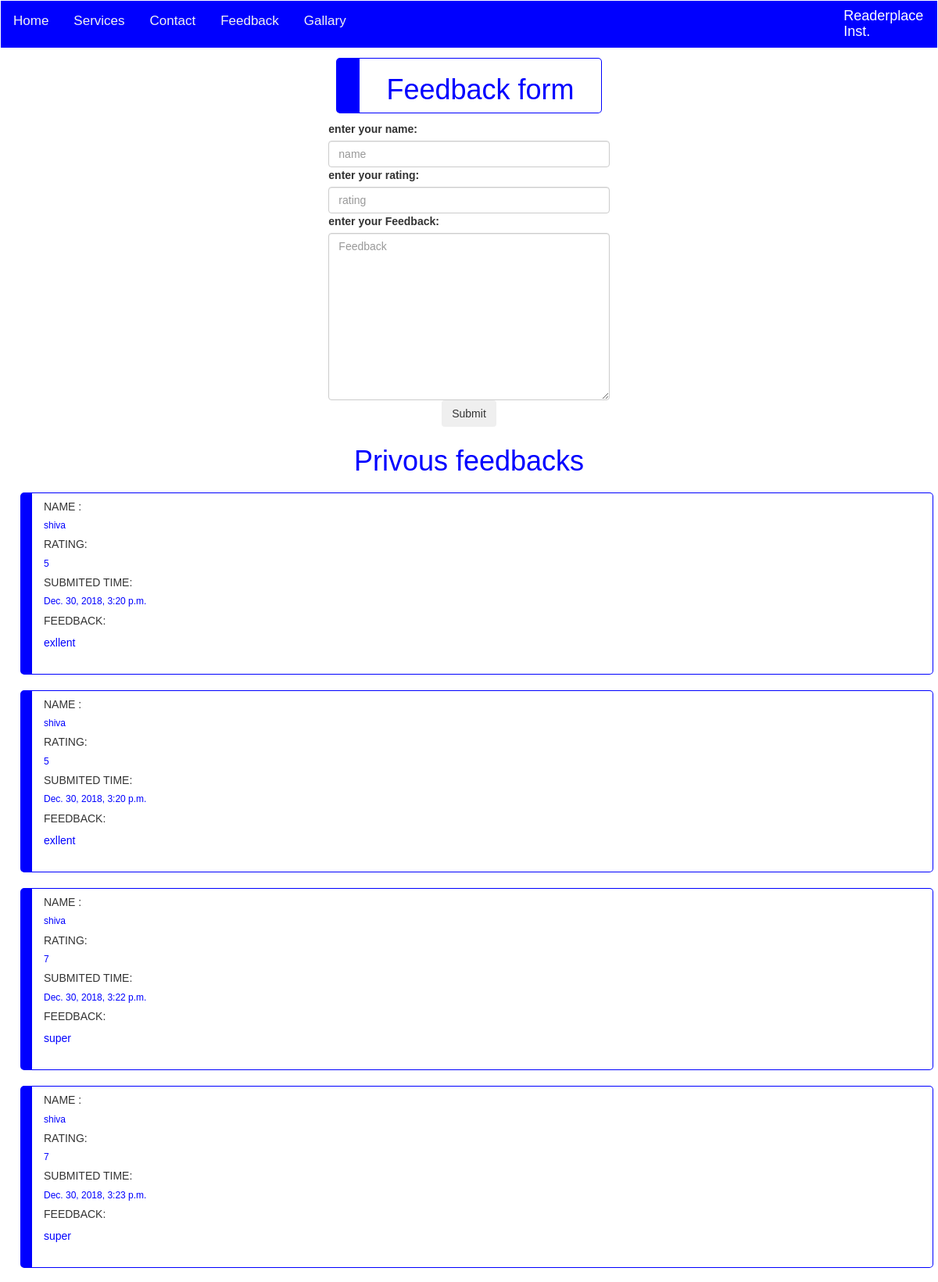
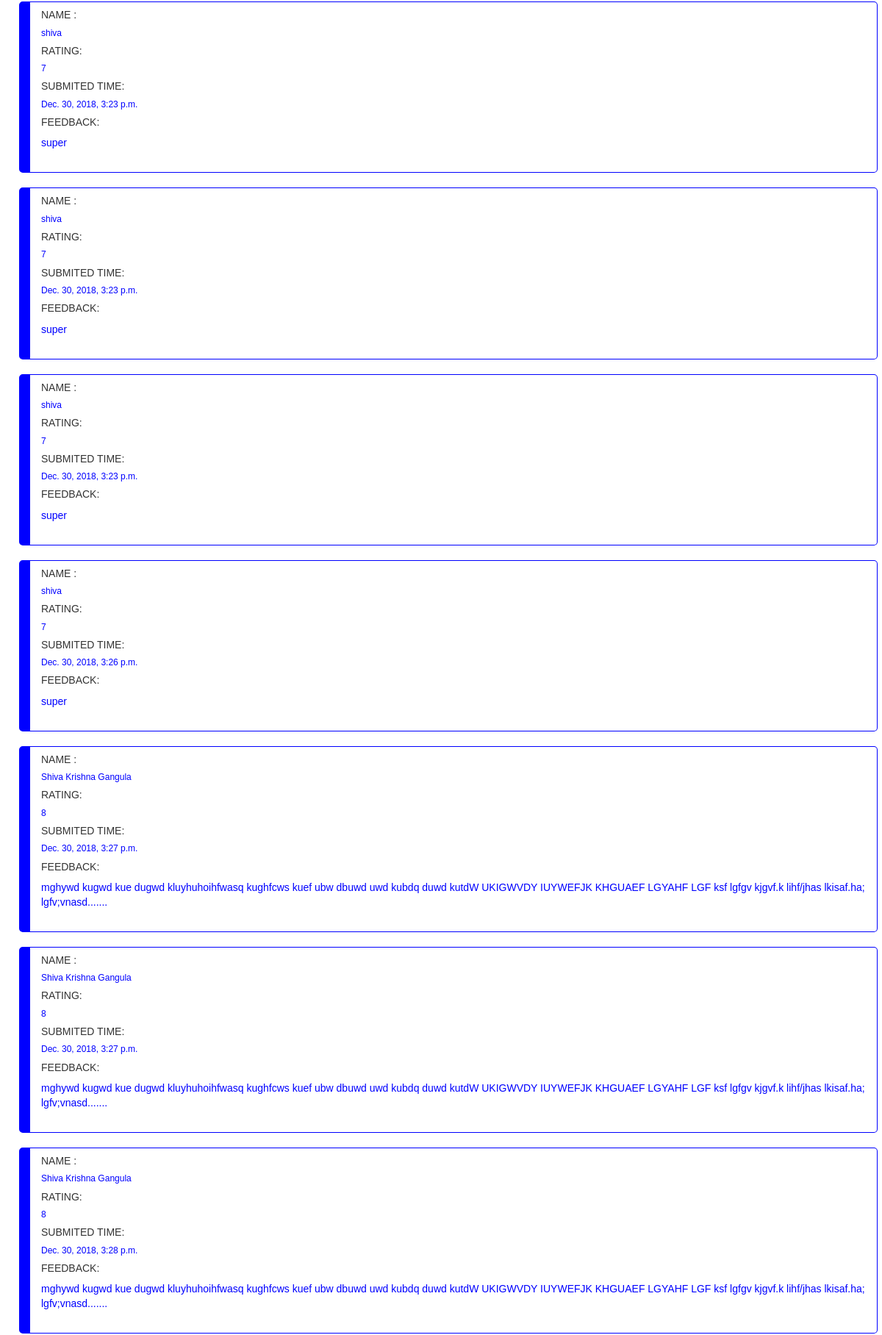
Screenshot of /feedback (upper part) with the database file from the repository (2 pictures, top to bottom).
### inst_app/models.py (models this page shows)
class FeedbackData(models.Model):
    name = models.CharField(max_length=20)
    rating = models.IntegerField()
    time = models.DateTimeField()
    feedback = models.CharField(max_length=200)

### inst_app/views.py (the view)
# urls.py: path('feedback',inst_app.views.feedback, name='feedback'),
def feedback(request):
    if request.method == 'POST':
        form = FeedBackForm(request.POST)
        if form.is_valid():
            name = request.POST.get('name','')
            rating = request.POST.get('rating','')
            time = datetime.datetime.now()
            feedback = request.POST.get('feedback','')
            data = FeedbackData(
                name=name,
                rating=rating,
                time=time,
                feedback=feedback
             )
            data.save()
            fdata = FeedbackData.objects.all()
            add = visits
            send ={'form':FeedBackForm(),'data':fdata,'visits':add}
            return redirect('/feedback')
    else:
        fdata = FeedbackData.objects.all()
        add = visits
        send = {'form': FeedBackForm(), 'data': fdata, 'visits':add}
        return render(request, 'inst_app/feedback.html',send)

### inst_app/forms.py
class FeedBackForm(forms.Form):
    name = forms.CharField(
        label='enter your name',
        widget=forms.TextInput(
            attrs={
            'class':'form-control',
            'placeholder':'name'
            }
                              )
                )
    rating = forms.IntegerField(
        label='enter your rating',
        widget=forms.NumberInput(
            attrs={
            'class':'form-control',
            'placeholder':'rating'
            }
        )
    )
    feedback = forms.CharField(
        label='enter your Feedback',
        widget=forms.Textarea(
            attrs={
            'class':'form-control',
            'placeholder':'Feedback'
            }
        )
    )

### inst_app/templates/inst_app/feedback.html (shortened to what this page needs)
<!DOCTYPE html>
<html>
<head>
    {% load static %}
  <link rel="stylesheet" href="https://maxcdn.bootstrapcdn.com/bootstrap/3.3.7/css/bootstrap.min.css">
<link rel="stylesheet" href="{% static 'css/home.css' %}">
</head>
<body>
<div class="topnav">
  <a href="{% url 'home' %}">     Home        </a>
  <a href="{% url 'services' %}">     Services    </a>
  <a href="{% url 'contact' %}">     Contact     </a>
  <a href="{% url 'feedback' %}">     Feedback    </a>
  <a href="{% url 'gal' %}">     Gallary     </a>
  <h4 style="color:white;margin-left:90%;">Readerplace Inst.</h4>
</div>
<div class="container">
    <div class="row">
        <div class="col-md-4 col-md-offset-4">
          <div style="border: 1px blue solid;border-radius: 5px;margin: 10px;border-left:30px blue solid;">
            <center><h1 style="color: blue">Feedback form</h1></center></div>
            <form method="post">
                {{ form }}
                <center> <input type="submit" class="btn btn-sucess"></center>
            </form>
        </div>
    </div>
</div>
<div  class="container">
    <div class="row">
    <center><h1 style="color: blue;">Privous feedbacks</h1></center>
        {% for data in data %}
        <div style="border: 1px blue solid;border-radius: 5px;margin: 10px;border-left:15px blue solid;" class="col-md-12  ">
               <h5>NAME :</h5> <h6 style="color: blue;"> {{ data.name }}</h6>
                <h5>RATING: </h5><h6 style="color: blue;">{{ data.rating }}</h6>
                <h5>SUBMITED TIME: </h5><h6 style="color: blue;">{{ data.time }}</h6>
                <h5>FEEDBACK: </h5><p style="color: blue">{{ data.feedback }}</p>
        <br>
        </div>
        {% endfor %}
    </div>
</div>
</body>
</html>

### inst_app/static/css/home.css (style rules this page uses)
body { margin: 0; font-family: Arial, Helvetica, sans-serif; }
.topnav { overflow: hidden; background-color: blue; border: 1px white solid; }
.topnav a { float: left; color: #f2f2f2; text-align: center; padding: 14px 16px; text-decoration: none; font-size: 17px; }
.container { padding: 2px 16px; }

### rows the page displays
FeedbackData: name "shiva", rating "5", time "Dec. 30, 2018, 3:20 p.m.", feedback "exllent"
FeedbackData: name "shiva", rating "5", time "Dec. 30, 2018, 3:20 p.m.", feedback "exllent"
FeedbackData: name "shiva", rating "7", time "Dec. 30, 2018, 3:22 p.m.", feedback "super"
FeedbackData: name "shiva", rating "7", time "Dec. 30, 2018, 3:23 p.m.", feedback "super"
FeedbackData: name "shiva", rating "7", time "Dec. 30, 2018, 3:23 p.m.", feedback "super"
FeedbackData: name "shiva", rating "7", time "Dec. 30, 2018, 3:23 p.m.", feedback "super"
FeedbackData: name "shiva", rating "7", time "Dec. 30, 2018, 3:23 p.m.", feedback "super"
FeedbackData: name "shiva", rating "7", time "Dec. 30, 2018, 3:26 p.m.", feedback "super"
FeedbackData: name "Shiva Krishna Gangula", rating "8", time "Dec. 30, 2018, 3:27 p.m.", feedback "mghywd kugwd kue dugwd kluyhuhoihfwasq kughfcws kuef ubw dbuwd uwd kubdq duwd kutdW UKIGWVDY IUYWEFJK KHGUAEF LGYAHF LGF ksf lgfgv kjgvf.k lihf/jhas lkisaf.ha; lgfv;vnasd......."
FeedbackData: name "Shiva Krishna Gangula", rating "8", time "Dec. 30, 2018, 3:27 p.m.", feedback "mghywd kugwd kue dugwd kluyhuhoihfwasq kughfcws kuef ubw dbuwd uwd kubdq duwd kutdW UKIGWVDY IUYWEFJK KHGUAEF LGYAHF LGF ksf lgfgv kjgvf.k lihf/jhas lkisaf.ha; lgfv;vnasd......."
FeedbackData: name "Shiva Krishna Gangula", rating "8", time "Dec. 30, 2018, 3:28 p.m.", feedback "mghywd kugwd kue dugwd kluyhuhoihfwasq kughfcws kuef ubw dbuwd uwd kubdq duwd kutdW UKIGWVDY IUYWEFJK KHGUAEF LGYAHF LGF ksf lgfgv kjgvf.k lihf/jhas lkisaf.ha; lgfv;vnasd......."
